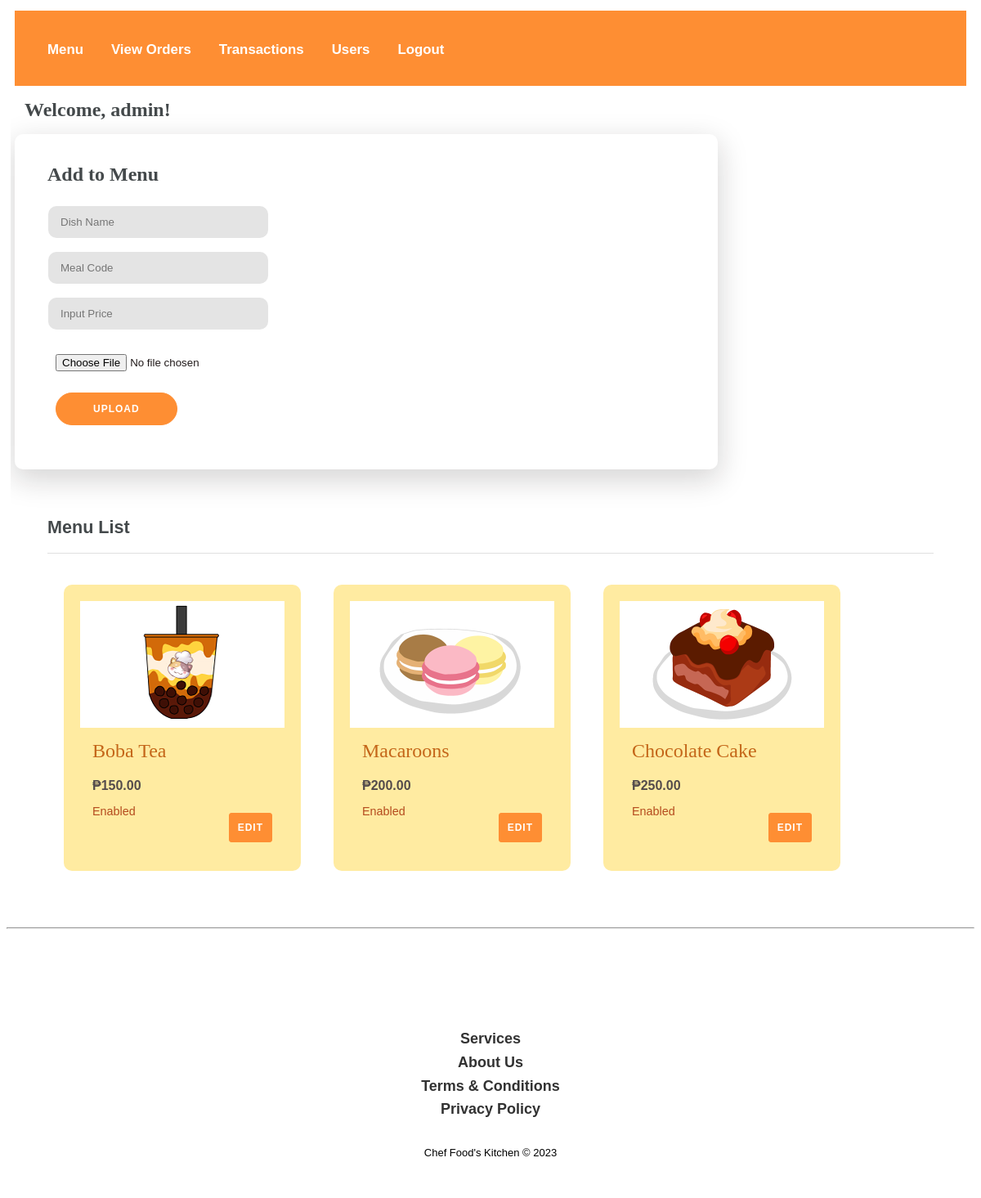
Screenshot of /admin.php (signed in) with the database file from the repository.
### tables this page shows
CREATE TABLE `tblproduct` (
  `id` int(8) NOT NULL,
  `name` varchar(255) NOT NULL,
  `code` varchar(255) NOT NULL,
  `image` text NOT NULL,
  `price` double(10,2) NOT NULL,
  `item_status` varchar(255) DEFAULT NULL
);

### php/dbcontroller.php (called while the page is built, shortened)
<?php
class DBController {
	private $host = "localhost";
	private $user = "root";
	private $password = "";
	private $database = "testing";
	private $conn;
	function __construct() {
		$this->conn = $this->connectDB();
	}
	function connectDB() {
		$conn = mysqli_connect($this->host,$this->user,$this->password,$this->database);
		return $conn;
	}
	function runQuery($query) {
		$result = mysqli_query($this->conn,$query);
		while($row=mysqli_fetch_assoc($result)) {
			$resultset[] = $row;
		}
		if(!empty($resultset))
			return $resultset;
	}
}
?>

### php/adminAddItems.php (called while the page is built, shortened)
<?php
require_once("php/dbcontroller.php");
$db_handle = new DBController();
?>

### admin.php (the view, shortened to what this page needs)
<!DOCTYPE html>
<html>
  <head>
  <link rel="stylesheet" href="https://cdnjs.cloudflare.com/ajax/libs/ionicons/2.0.1/css/ionicons.min.css">
  </head>
  <body>
    <div class="container">
      <?php include('php/nav.php')?><br>
      <div class="titletxt">&nbsp;&nbsp;Welcome, <?php echo $_SESSION['username'];?>!</div><br>
      <div id="addItems">
        <form method="POST" action="" enctype="multipart/form-data" class="form">
        <?php include('php/adminAddItems.php');?>
        <br><div class="titletxt">Add to Menu</div><br>
          <div class="input-group">
            <input type="text" name="name" value="" placeholder = "Dish Name"><br>
          </div>
          <div class="input-group">
            <input type="text" name="code" value="" placeholder = "Meal Code"><br>
          </div>
          <div class="input-group">
            <input type="text" name="price" value="" placeholder = "Input Price"><br>
          </div>
          <br>
          <input type="file" name="uploadfile" value=""/><br><br>
          <button type="submit" name="upload" class="button">UPLOAD</button>
        </form>
      </div>
      <div id="product-grid">
		<div class="txt-heading"><h1>Menu List</h1></div>
		<?php
		$product_array = $db_handle->runQuery("SELECT * FROM tblproduct ORDER BY id ASC");
		if (!empty($product_array)) {
			foreach($product_array as $key=>$value){
		?>
			<div class="product-item">
				<div class="product-image"><img src="<?php echo $product_array[$key]["image"]; ?>"></div>
				<div class="product-tile-footer">
				<div class="product-title"><?php echo $product_array[$key]["name"]; ?></div>
				<div class="product-price"><?php echo "₱".$product_array[$key]["price"]; ?></div><br><br>
        <div class="product-status"><?php echo $product_array[$key]["item_status"]; ?></div>
				<div class="cart-action"><a class="buttoncart" href="editItemPage.php?code=<?php echo $product_array[$key]['code']?>">Edit</a></div>
				</div>
			</div>
		<?php
			}
		}
		?>
	    </div>
  </div>
  <br><br>
  <hr>
  <div class="footer-basic">
        <footer>
            <div class="social"><a href="#"></a><a href="#"></a><a href="#"></a><a href="#"></a></div>
            <ul class="list-inline">
                <li class="list-inline-item"><a href="#"><b>Services</a></li>
                <li class="list-inline-item"><a href="#">About Us</a></li>
                <li class="list-inline-item"><a href="#">Terms & Conditions</a></li>
                <li class="list-inline-item"><a href="#">Privacy Policy</b></a></li>
            </ul>
            <br>
            <p class="copyright">Chef Food's Kitchen © 2023</p>
        </footer>
    </div>
  </body>
</html>

### php/nav.php
<?php
    if($_SESSION['username']=="admin"){
        ?>
            <nav class="navbar navbar-expand-lg navbar-light bg-light">
            <div class="collapse navbar-collapse" id="navbarSupportedContent">
                <ul class="navbar-nav mr-auto"><h3>
                    <li class="nav-item"><a class="nav-link" href="admin.php">Menu</a></li>
                    <li class="nav-item"><a class="nav-link" href="orderlist.php">View Orders</a></li>
                    <li class="nav-item"><a class="nav-link" href="translist.php">Transactions</a></li>
                    <li class="nav-item"><a class="nav-link" href="userlist.php">Users</a></li>
	                <li class="nav-item"><a class="nav-link" href="logout.php" style="float:right">Logout</a><li>
                </ul>
	        </div>
        <?php
    }else if($_SESSION['username']){
        ?>
            <nav class="navbar navbar-expand-lg navbar-light bg-light">
            <div class="collapse navbar-collapse" id="navbarSupportedContent">
                <ul class="navbar-nav mr-auto"><h3>
                    <li class="nav-item"><a class="nav-link" href="user.php">Menu</a></li>
                    <li class="nav-item"><a class="nav-link" href="cart.php">Cart</a></li>
                    <li class="nav-item"><a class="nav-link" href="orderlist.php">Orders</a></li>
                    <li class="nav-item"><a class="nav-link" href="#about">About</a></li>
                    <li class="nav-item"><a class="nav-link" href="logout.php" style="float:right">Logout</a><li>
        	    </ul>
	        </div>
        <?php
    }
?>

### rows the page displays
tblproduct: image (picture), name "Boba Tea", price "150.00", item_status "Enabled"
tblproduct: image (picture), name "Macaroons", price "200.00", item_status "Enabled"
tblproduct: image (picture), name "Chocolate Cake", price "250.00", item_status "Enabled"

### other values shown
$_SESSION['username'] "admin"
